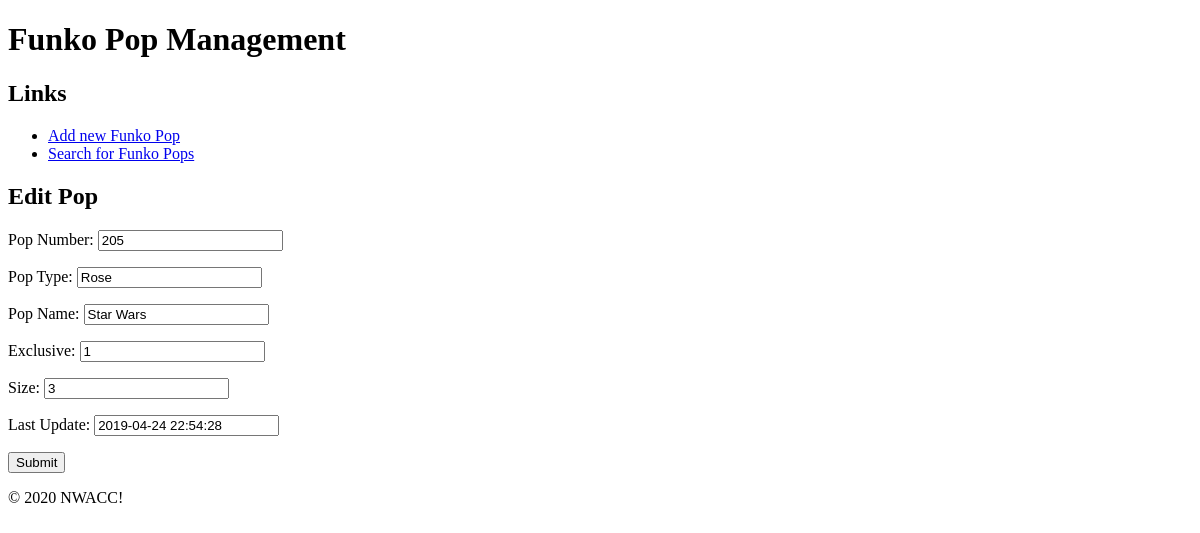
The app's page /index.php?action=show_add_edit_pops&pop_id=15 with its own data.
### tables this page shows
CREATE TABLE `pops` (
  `id` int(11) NOT NULL,
  `pop_number` int(11) NOT NULL,
  `pop_type` varchar(50) NOT NULL,
  `pop_name` varchar(50) NOT NULL,
  `exclusive` tinyint(4) NOT NULL,
  `size` int(11) NOT NULL,
  `last_update` datetime NOT NULL DEFAULT CURRENT_TIMESTAMP
);

### manage/pops_db.php (called while the page is built, shortened)
<?php
    function getPop($id) {
        global $db;
        $query = 'SELECT id, pop_number, pop_type, pop_name, exclusive, size, last_update
                  FROM pops
                  WHERE id = :id';
        try {
            $statement = $db->prepare($query);
            $statement->bindValue(':id', $id);
            $statement->execute();
            $result = $statement->fetch();
            return $result;
        } catch (PDOException $exception) {
            displayError($exception->getMessage());
        }
    }
?>

### manage/pops_add_edit.php (the view, shortened to what this page needs)
<?php
    include('header.php');
    if (isset($pop_id)) {
        $header = 'Edit Pop';
    } else {
        $header = 'Add Pop';
    }
?>
    <section>
        <h2><?php echo $header; ?></h2>
        <form action="index.php" method="post" id="add_edit_pop_form">
            <p>
                <label for="popNumber">Pop Number: </label>
                <input type="text" name="popNumber" id="popNumber" value="<?php echo $pop['pop_number']; ?>" />
            </p>
            <p>
                <label for="popType">Pop Type: </label>
                <input type="text" name="popType" id="popType" value="<?php echo $pop['pop_type']; ?>" />
            </p>
            <p>
                <label for="popName">Pop Name: </label>
                <input type="text" name="popName" id="popName" value="<?php echo $pop['pop_name']; ?>" />
            </p>
            <p>
                <label for="exclusive">Exclusive: </label>
                <input type="text" name="exclusive" id="exclusive" value="<?php echo $pop['exclusive']; ?>" />
            </p>
            <p>
                <label for="size">Size: </label>
                <input type="text" name="size" id="size" value="<?php echo $pop['size']; ?>" />
            </p>
            <p>
                <label for="lastUpdate">Last Update: </label>
                <input type="text" name="lastUpdate" id="lastUpdate" value="<?php echo $pop['last_update']; ?>" />
            </p>
            <input type="submit" value="Submit" name="submit" />
        </form>
    </section>
<?php include('footer.php'); ?>

### records on screen
pops: popNumber "205", popType "Rose", popName "Star Wars", exclusive "1", size "3", lastUpdate "2019-04-24 22:54:28"

### other values on screen
$header "Edit Pop"
